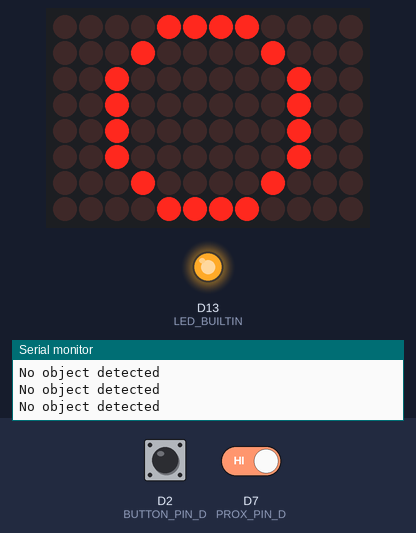
Recording of a sketch running on a simulated Arduino Uno R4 WiFi. On the bench: 12×8 LED matrix, output pins drawn as LEDs (lit = HIGH), the last lines printed to the serial monitor. The inputs (shaded band) are chosen by the test bench; at power-on: D2 (BUTTON_PIN_D) HIGH, D7 (PROX_PIN_D) HIGH.

Above: at 1.6 s.
1.7 s: D2 (BUTTON_PIN_D) pulled LOW for 0.5 s
At 3.0 s:
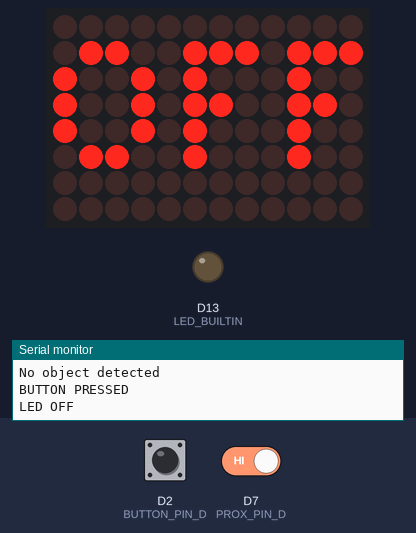
3.7 s: D2 (BUTTON_PIN_D) pulled LOW for 1 s
At 4.3 s:
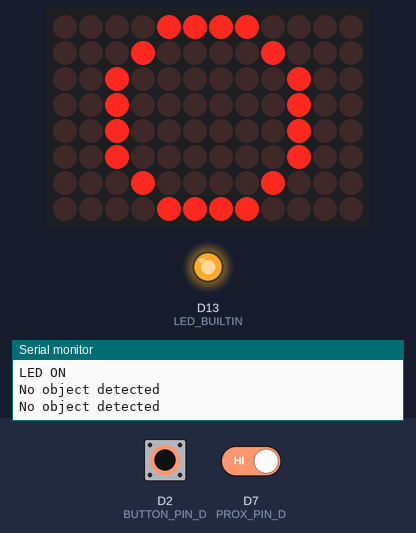
6.2 s: D7 (PROX_PIN_D) driven LOW
At 7.4 s:
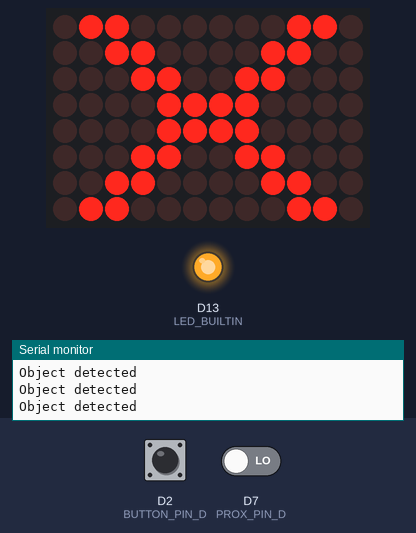
7.7 s: D7 (PROX_PIN_D) driven HIGH
At 8.6 s:
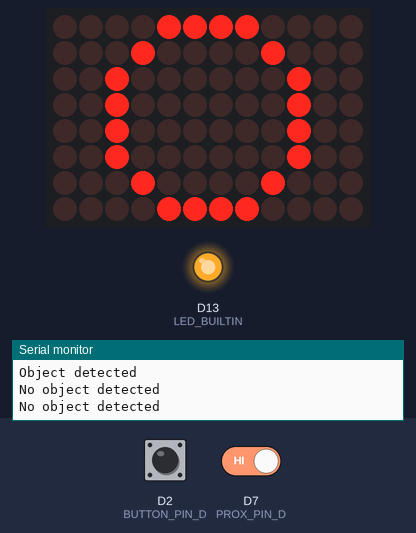
9.3 s: D2 (BUTTON_PIN_D) pulled LOW for 3.2 s
At 9.45 s:
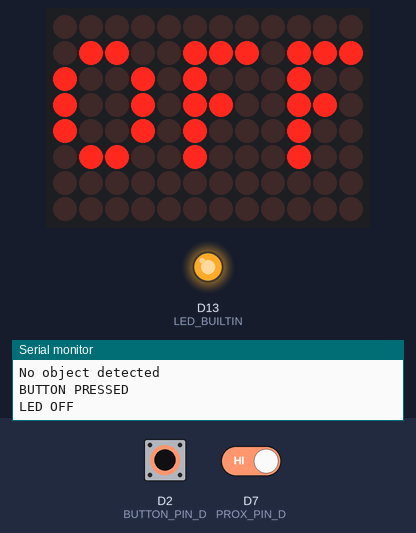
Timing chart, 0 to 12.3 s (numbered marks = the images above; inputs shaded):
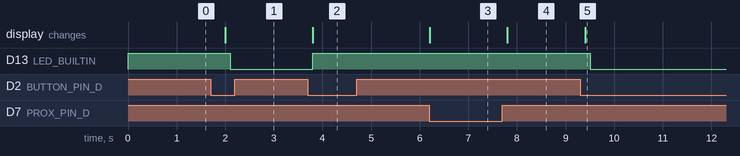

Measured:
- after the input at 1.7 s, D13 (LED_BUILTIN): HIGH → LOW after 0.40 s; the display: changes after 0.30 s (image 1)
- after the input at 3.7 s, D13 (LED_BUILTIN): LOW → HIGH after 0.10 s; the display: changes after 0.10 s (image 2)
- after the input at 6.2 s, the display: changes at once (image 3)
- after the input at 7.7 s, the display: changes after 0.10 s (image 4)
- after the input at 9.3 s, D13 (LED_BUILTIN): HIGH → LOW after 0.20 s; the display: changes after 0.10 s (image 5)

The sketch:

M3inl.ino
```cpp
/*
What you need to test:
7 - wires
1 - resistor
1 - button
1 - Obstacle Avoidance Sensor Module
*/

#include "Arduino_LED_Matrix.h"

#define BUTTON_PIN_D 2  // Pin connected to the button (digital)
#define PROX_PIN_D 7    // Pin connected to the prox sensor (digital)

ArduinoLEDMatrix matrix;

const uint32_t cross[] = {
  0x60630c19,
  0x80f00f01,
  0x9830c606
};

const uint32_t circle[] = {
  0xf010820,
  0x42042042,
  0x41080f0
};

const uint32_t off[] = {
  0x67794,
  0x49669446,
  0x44000000
};

void setup() {
  pinMode(LED_BUILTIN, OUTPUT);
  pinMode(BUTTON_PIN_D, INPUT_PULLUP);
  pinMode(PROX_PIN_D, INPUT);
  Serial.begin(9600);
  matrix.begin();
}

int ledValue = HIGH;         // Tracks LED state - HIGH = ON, LOW = OFF
int lastButtonState = HIGH;  // Checks the last state of the button

void loop() {
  // Read the current button state
  int currentButtonState = digitalRead(BUTTON_PIN_D);
  // Debounce logic
  if (currentButtonState == LOW && lastButtonState == HIGH) {
    Serial.println("BUTTON PRESSED");
    if (ledValue == HIGH) {
      Serial.println("LED OFF");
      matrix.loadFrame(off);
      ledValue = LOW;  // Turn the LED OFF
    } else {
      Serial.println("LED ON");
      ledValue = HIGH;  // Turn the LED ON
    }
    delay(100);
  }

  // Update button state
  lastButtonState = currentButtonState;

  // Update LED state
  digitalWrite(LED_BUILTIN, ledValue);

  // Only check if LED is on
  if (ledValue == HIGH) {
    int proxValue = digitalRead(PROX_PIN_D);  // Read sensor value
    if (proxValue == LOW) {
      Serial.println("Object detected");
      matrix.loadFrame(cross);
    } else {
      Serial.println("No object detected");
      matrix.loadFrame(circle);
    }
  }
  delay(400);
}
```
